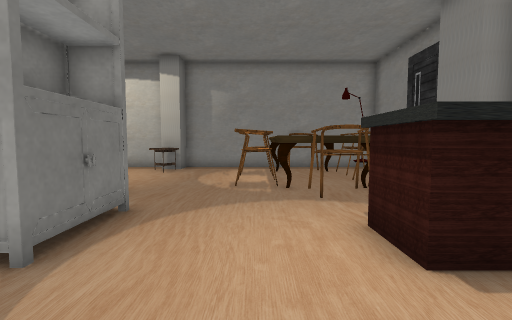
[1] (above)

17 first-person views from a walk through a Unity game level. The camera is 0.68 m above the floor, tilts 4° down and sees 85° across. The floor is counted in squares, 0.5 m on a side. Each view is taken from the middle of a square. On the plan, view 1 faces up. The plan holds only what a view shows up to about 13 squares ahead; the rest is blank. The place goes on beyond the plan. The player character is not drawn. Some surface patterns are stand-ins.

[2]
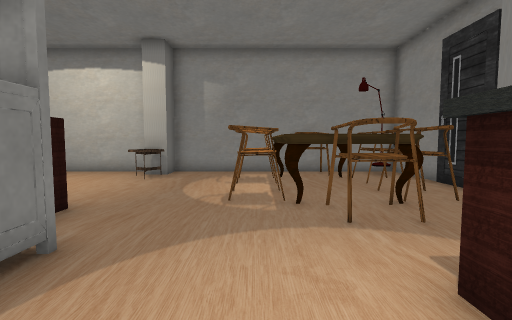

[3]
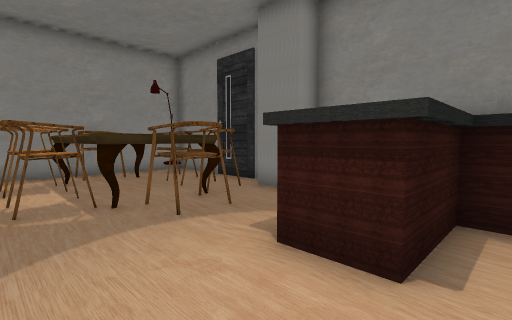

[4]
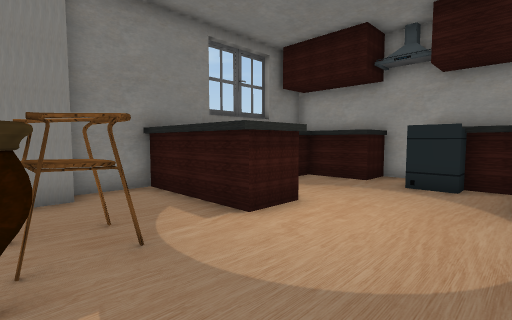

[5]
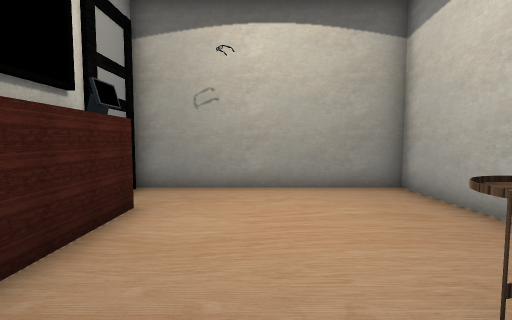

[6]
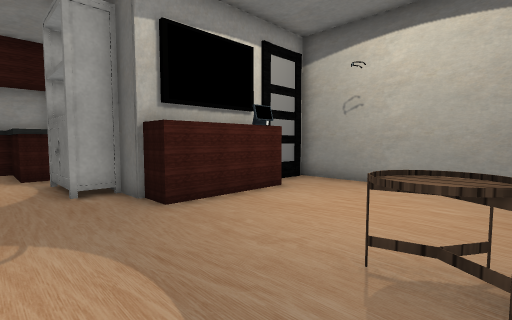

[7]
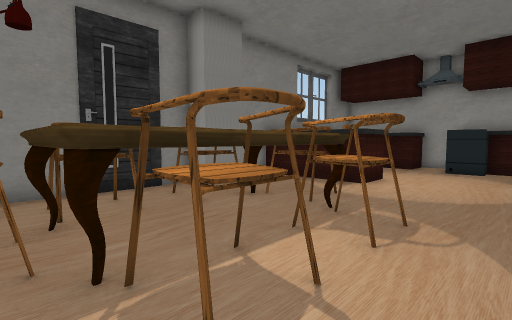

[8]
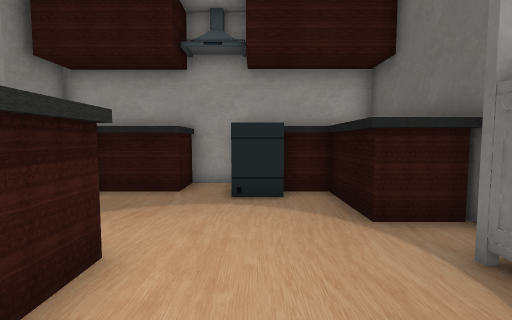

[9]
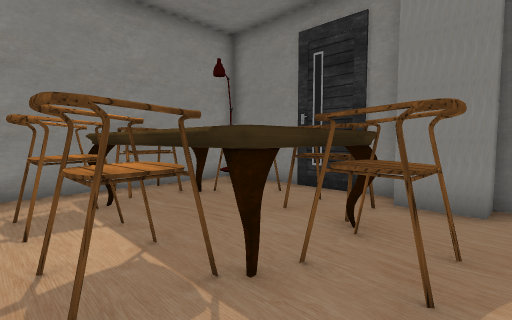

[10]
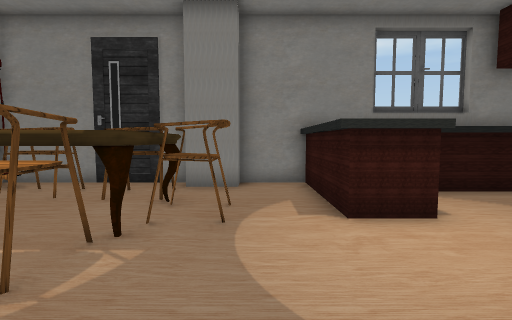

[11]
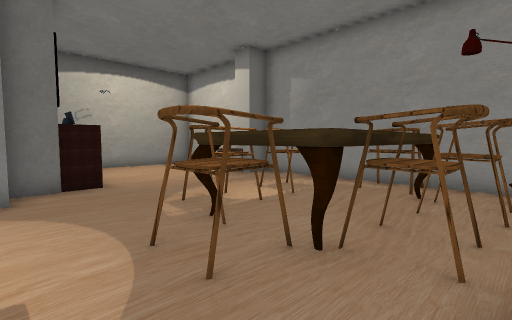

[12]
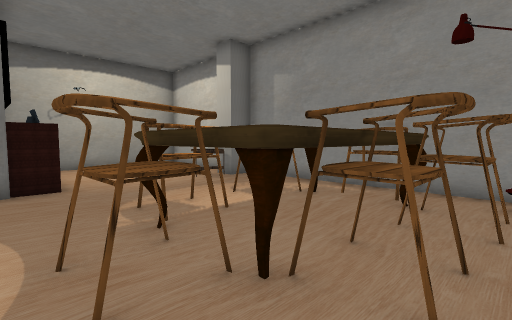

[13]
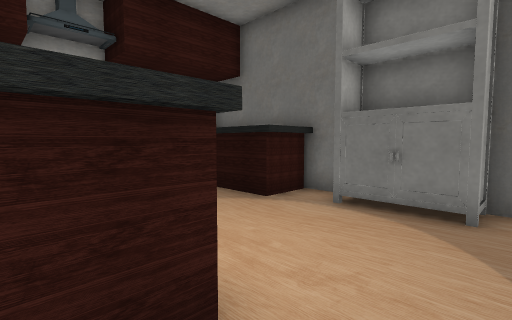

[14]
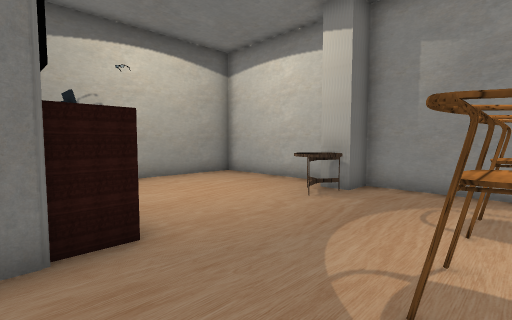

[15]
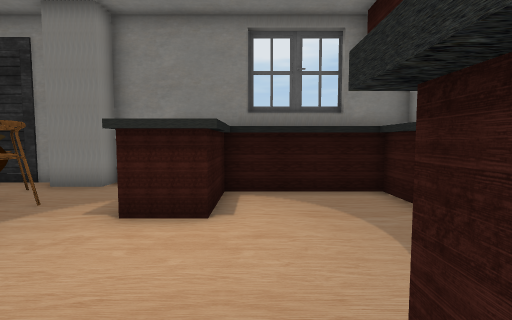

[16]
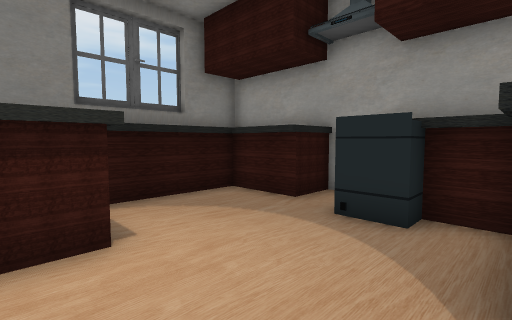

[17]
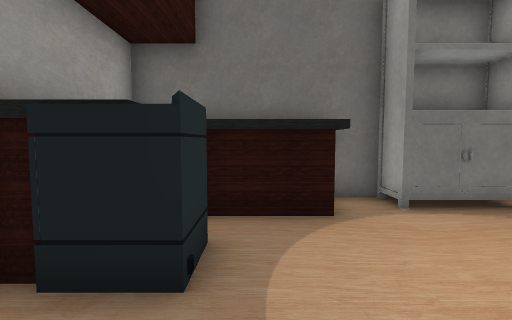

### Floor plan
Key: @ floor where view 1 was taken; # wall or solid block; x gap in a wall; . floor; ^ raised ledge; C chair; L lamp; T table; B bookshelf; S stove; O other object.
Columns run from 10 left of view 1 to 6 right of it. Each row starts with its distance up from view 1.
 14 #################
 13 #.....x.....CC.L#
 12 #....TT...COOOCC#
 11 #........CCO OCC#
 10 #..........O O..#
  9 #........CCO OCC#
  8 #.........COCCC##
  7 #..OOOO.....CC.##
  6 #######.........#
  5       #B........#
  4       #B....^^^^^
  3       #B....^^^ ^
  2       #.......^ #
  1       #^^.....^ #
  0       # ^.@...^ #
 -1       # ^SS.^^^ ^
 -2       ^ ^^^.^^^ ^
 -3       #^#########

Positions as (right, up) in squares from view 1, and headings:
1: (0, 0), facing up
2: (0, 2), facing up
3: (-1, 2), facing up-right
4: (-2, 8), facing down-right
5: (-2, 10), facing left
6: (-1, 13), facing down-left
7: (-2, 13), facing down-right
8: (0, 6), facing down
9: (-1, 6), facing up-right
10: (-3, 6), facing right
11: (5, 5), facing up-left
12: (5, 6), facing up-left
13: (3, 6), facing down-left
14: (0, 6), facing up-left
15: (-3, 2), facing right
16: (-2, 4), facing down-right
17: (3, 0), facing left
